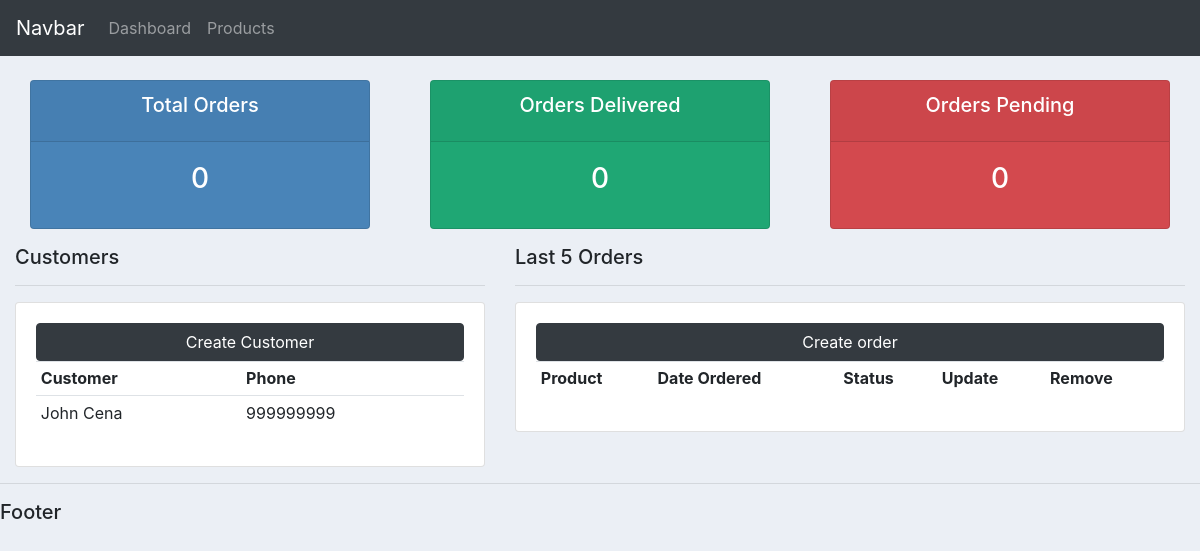
The app's page /, older data.
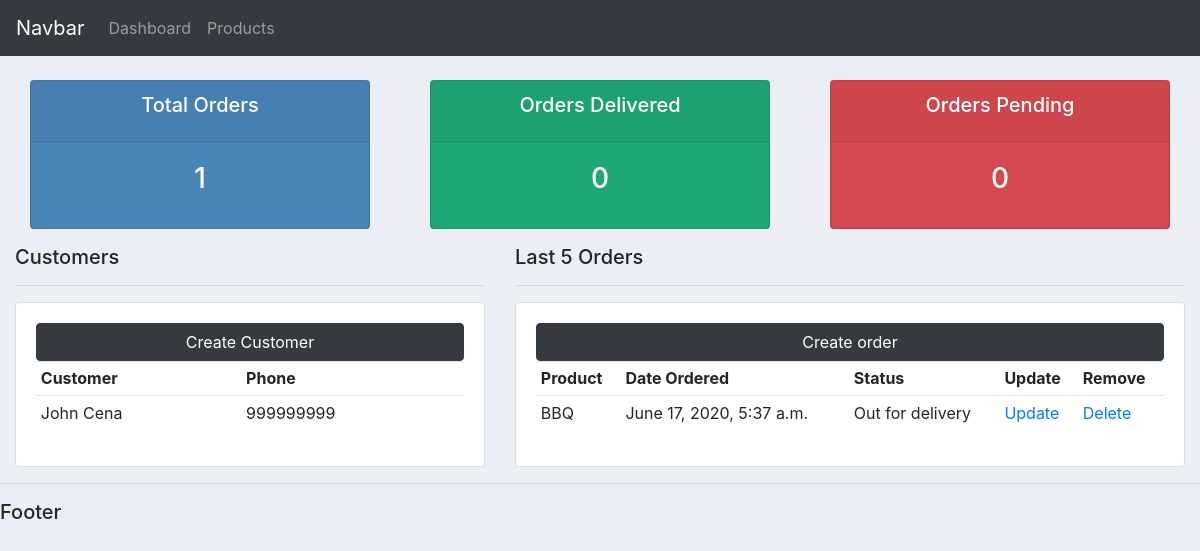
The same page, newer data.
### accounts/models.py (models this page shows, shortened)
class Customer(models.Model):
    name = models.CharField(max_length=200, null=True)
    phone = models.CharField(max_length=200, null=True)
    email = models.CharField(max_length=200, null=True)
    date_created = models.DateTimeField(auto_now_add=True)

class Order(models.Model):
    STATUS = (
        ('Pending', 'Pending'),
        ('Out for delivery', 'Out for delivery'),
        ('Delivered', 'Delivered')
    )
    customer = models.ForeignKey(
        Customer, null=True, on_delete=models.SET_NULL)
    product = models.ForeignKey(Product, null=True, on_delete=models.SET_NULL)
    status = models.CharField(max_length=200, null=True, choices=STATUS)
    date_created = models.DateTimeField(auto_now_add=True)

class Product(models.Model):
    CATEGORY = (
        ('Indoor', 'Indoor'),
        ('Outdoor', 'Outdoor')
    )
    tags = models.ManyToManyField(Tag)
    name = models.CharField(max_length=200, null=True)
    price = models.FloatField(null=True)
    category = models.CharField(max_length=200, null=True, choices=CATEGORY)
    description = models.CharField(max_length=200, null=True, blank=True)
    date_created = models.DateTimeField(auto_now_add=True)
    def __str__(self):
        return self.name

### accounts/views.py (the view)
# urls.py: path('', views.home),
def home(request):
    orders = Order.objects.all()
    customers = Customer.objects.all()
    total_customers = customers.count()
    total_orders = orders.count()
    orders_delivered = orders.filter(status="Delivered").count()
    orders_pending = orders.filter(status="Pending").count()
    context = {'orders': orders, 'customers': customers, 'total_orders': total_orders,
               'orders_delivered': orders_delivered, 'orders_pending': orders_pending}
    return render(request, 'accounts/dashboard.html', context)

### accounts/templates/accounts/dashboard.html
{% extends 'accounts/main.html' %}
{% block content %}
{% include 'accounts/status.html' %}
<div class="row">
  <div class="col-md-5">
    <h5>Customers</h5>
    <hr />
    <div class="card card-body">
      <a href="#" class="btn btn-dark">Create Customer</a>
      <table class="table table-sm">
        <tr>
          <th>Customer</th>
          <th>Phone</th>
        </tr>
        {% for customer in customers %}
          <tr>
            <td>{{ customer.name }}</td>
            <td>{{ customer.phone }}</td>
          </tr>
        {% endfor %}
      </table>
    </div>
  </div>
  <div class="col-md-7">
    <h5>Last 5 Orders</h5>
    <hr />
    <div class="card card-body">
      <a href="#" class="btn btn-dark">Create order</a>
      <table class="table table-sm">
        <tr>
          <th>Product</th>
          <th>Date Ordered</th>
          <th>Status</th>
          <th>Update</th>
          <th>Remove</th>
        </tr>
        {% for order in orders %}
          <tr>
            <td>{{ order.product }}</td>
            <td>{{ order.date_created }}</td>
            <td>{{ order.status }}</td>
            <td><a href="">Update</a></td>
            <td><a href="">Delete</a></td>
          </tr>
        {% endfor %}
      </table>
    </div>
  </div>
</div>
{% endblock %}

Row changes from the older to the newer data that the page shows:
added Order: product "BBQ", date_created "June 17, 2020, 5:37 a.m.", status "Out for delivery"
Text that changed along with them:
{{ total_orders }}: "0" → "1"
